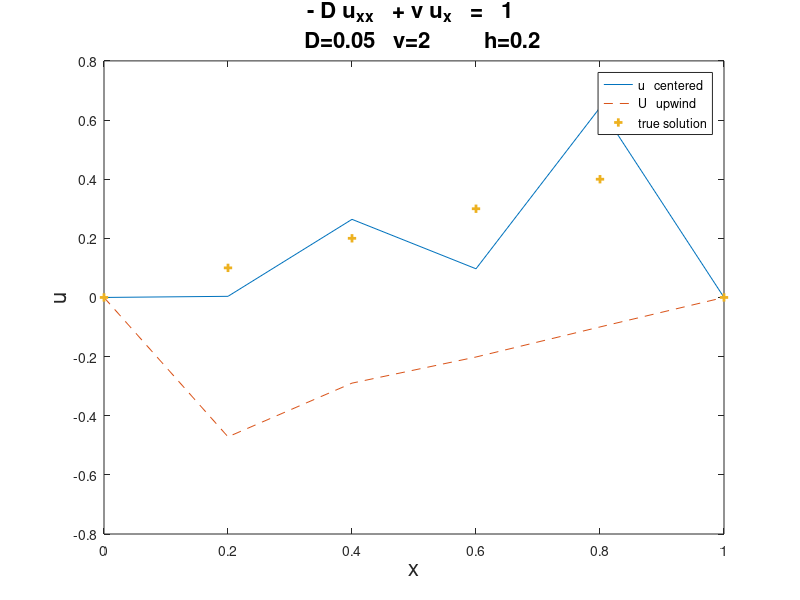

This chart was generated by the following MATLAB code:
%%  Finite differences for the advection-diffusion equation
% 
%      - D u_xx   + v u_x   =   1 
% 
%     on the domain x=[0,1],
%     with boundary conditions u(0)=u(1)=0.
%
%     Computational Science and Engineering
%     Chapter 1, Section 1.2, p 25, Question 19.
%


% This is a code for Problem 1.2.19: Finite differences for the linear advection-diffusion equation
% - D * u_xx + v * u_x = 1 in Homework 1 [1.2.19]
% You could test this code with different parameters D, v, h as suggested below.
% The code solves and then plots the solutions. It compares the true analytic solution with the solution from finite differences, using (1) centered differences and (2) upwind differences. See sample outputs. It is easy to
% * see the matrices K (diffusion) and Del0 or Del_+ (centered/forward) for small N
% * see the boundary conditions u(0) = 0 and u(1) = 0
% * see whether centered or upwind is more accurate
% * make h smaller and see the approximations converge (increase the number of mesh points, N, to make h smaller)
% * try different values of the parameters D, v
% (i) v=D=1
% (ii) v << D (and see the numerical approximation is good, even with large h)
% (iii) v >> D (and see a boundary layer because diffusion is so weak)

clear
clc
close all

% try experimenting with parameters D, v, and N.
% D=1; v=1; 
% D=0.05; v=0.2;
D=0.05; v=2; % boundary layer
N=5+1; % mesh points 

xL=0; xR=1; h=(xR-xL)/(N-1);    % h is the spatial discretization size
x=xL:h:xR; x=x';

% True solution:
r=v/D;
C=1/(v*(exp(r)-1));
uTrue=x/v+C*(1-exp(r*x));

% diffusion matrix
e = ones(N,1); 
K = spdiags([e -2*e e], -1:1, N, N); 
K=D*K/h^2; 
K=full(K)  % uncomment this line to see the matrix K (it will be easier if N is small)

% centered difference matrix
Del0 = spdiags([-e e], [-1 1], N, N)
Del0=v*Del0/(2*h);
Del0=full(Del0)

% upwind difference matrix
DelPlus = spdiags([-e e], 0:1, N, N); 
DelPlus=v*DelPlus/h;
DelPlus=full(DelPlus)

%% Linear solve
A=Del0-K; % centered advection matrix, plus diffusion matrix
A(1,:)=0; A(end,:)=0; A(1,1)=1; A(end,end)=1; % boundary conditions
b=ones(size(x));  b(1)=0; b(end)=0;           % boundary conditions
u=A\b;    % solve with backslash (centered) 

A=DelPlus-K; % upwind advection matrix, plus diffusion matrix
A(1,:)=0; A(end,:)=0; A(1,1)=1; A(end,end)=1; % boundary conditions
U=A\b;    % solve with backslash (upwind)

%% plot results
FS='FontSize';
figure(1)
plot(x,u, x,U, '--', x, uTrue, '+', 'LineWidth', 2)
title({'- D u_{xx}   + v u_x   =   1 ',  ['   D=', num2str(D), '   v=', num2str(v), '         h=', num2str(h)]}, FS, 16)
legend('u   centered', 'U   upwind', 'true solution')
xlabel('x', FS, 16)
ylabel('u', FS, 16)

disp('Finished.')